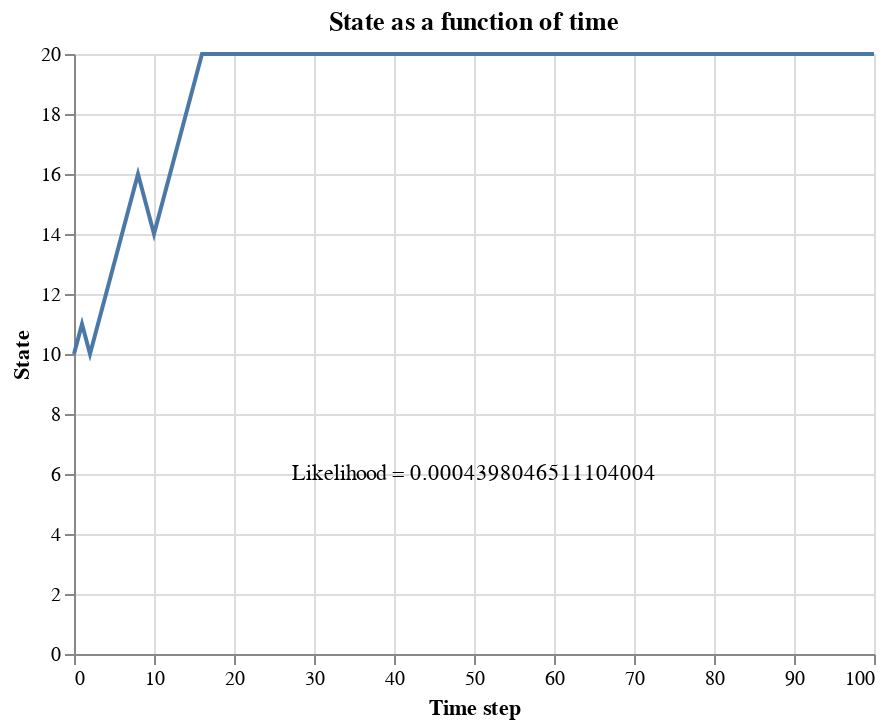

Notebook code for this chart:
### Markdown cell above
The plot below shows the states taken as a function of time for a realized Markov chain under a policy of always going right and the likelihood of the observed sequence of transitions. The likelihood of each individual transition from state i to j is given in the transition matrix above.

### Code cell
always_right_df, always_right_likelihood = simulate_markov_chain(policy="right")

alt.Chart(always_right_df, title="State as a function of time").mark_line().encode(
    x='Time step',
    y='State'
) + alt.Chart({'values':[{'x': 50, 'y': 6}]}).mark_text(
    text='Likelihood = ' + str(always_right_likelihood)
).encode(
    x=alt.X('x:Q',
            title='Time step'), 
    y=alt.Y('y:Q',
            title='State')
)

### Figure 1 — Vega-Lite specification as saved in the notebook (floating-point values rounded to 4 significant figures)
{"config": {"view": {"continuousWidth": 400, "continuousHeight": 300}}, "layer": [{"data": {"name": "data-885c94aeab08190019beceba2fec047e"}, "mark": "line", "encoding": {"x": {"field": "Time step", "type": "quantitative"}, "y": {"field": "State", "type": "quantitative"}}, "title": "State as a function of time"}, {"data": {"name": "data-34fc9f8bffe3e84328cb9aa7dcb7dba1"}, "mark": {"type": "text", "text": "Likelihood = 0.0004398046511104004"}, "encoding": {"x": {"field": "x", "title": "Time step", "type": "quantitative"}, "y": {"field": "y", "title": "State", "type": "quantitative"}}}], "$schema": "https://vega.github.io/schema/vega-lite/v4.17.0.json", "datasets": {"data-885c94aeab08190019beceba2fec047e": [{"Time step": 0, "State": 10}, {"Time step": 1, "State": 11}, {"Time step": 2, "State": 10}, {"Time step": 3, "State": 11}, {"Time step": 4, "State": 12}, {"Time step": 5, "State": 13}, {"Time step": 6, "State": 14}, {"Time step": 7, "State": 15}, {"Time step": 8, "State": 16}, {"Time step": 9, "State": 15}, {"Time step": 10, "State": 14}, {"Time step": 11, "State": 15}, {"Time step": 12, "State": 16}, {"Time step": 13, "State": 17}, {"Time step": 14, "State": 18}, {"Time step": 15, "State": 19}, {"Time step": 16, "State": 20}, {"Time step": 17, "State": 20}, {"Time step": 18, "State": 20}, {"Time step": 19, "State": 20}, {"Time step": 20, "State": 20}, {"Time step": 21, "State": 20}, {"Time step": 22, "State": 20}, {"Time step": 23, "State": 20}, {"Time step": 24, "State": 20}, {"Time step": 25, "State": 20}, {"Time step": 26, "State": 20}, {"Time step": 27, "State": 20}, {"Time step": 28, "State": 20}, {"Time step": 29, "State": 20}, {"Time step": 30, "State": 20}, {"Time step": 31, "State": 20}, {"Time step": 32, "State": 20}, {"Time step": 33, "State": 20}, {"Time step": 34, "State": 20}, {"Time step": 35, "State": 20}, {"Time step": 36, "State": 20}, {"Time step": 37, "State": 20}, {"Time step": 38, "State": 20}, {"Time step": 39, "State": 20}, {"Time step": 40, "State": 20}, {"Time step": 41, "State": 20}, {"Time step": 42, "State": 20}, {"Time step": 43, "State": 20}, {"Time step": 44, "State": 20}, {"Time step": 45, "State": 20}, {"Time step": 46, "State": 20}, {"Time step": 47, "State": 20}, {"Time step": 48, "State": 20}, {"Time step": 49, "State": 20}, {"Time step": 50, "State": 20}, {"Time step": 51, "State": 20}, {"Time step": 52, "State": 20}, {"Time step": 53, "State": 20}, {"Time step": 54, "State": 20}, {"Time step": 55, "State": 20}, {"Time step": 56, "State": 20}, {"Time step": 57, "State": 20}, {"Time step": 58, "State": 20}, {"Time step": 59, "State": 20}, {"Time step": 60, "State": 20}, {"Time step": 61, "State": 20}, {"Time step": 62, "State": 20}, {"Time step": 63, "State": 20}, {"Time step": 64, "State": 20}, {"Time step": 65, "State": 20}, {"Time step": 66, "State": 20}, {"Time step": 67, "State": 20}, {"Time step": 68, "State": 20}, {"Time step": 69, "State": 20}, {"Time step": 70, "State": 20}, {"Time step": 71, "State": 20}, {"Time step": 72, "State": 20}, {"Time step": 73, "State": 20}, {"Time step": 74, "State": 20}, {"Time step": 75, "State": 20}, {"Time step": 76, "State": 20}, {"Time step": 77, "State": 20}, {"Time step": 78, "State": 20}, {"Time step": 79, "State": 20}, {"Time step": 80, "State": 20}, {"Time step": 81, "State": 20}, {"Time step": 82, "State": 20}, {"Time step": 83, "State": 20}, {"Time step": 84, "State": 20}, {"Time step": 85, "State": 20}, {"Time step": 86, "State": 20}, {"Time step": 87, "State": 20}, {"Time step": 88, "State": 20}, {"Time step": 89, "State": 20}, {"Time step": 90, "State": 20}, {"Time step": 91, "State": 20}, {"Time step": 92, "State": 20}, {"Time step": 93, "State": 20}, {"Time step": 94, "State": 20}, {"Time step": 95, "State": 20}, {"Time step": 96, "State": 20}, {"Time step": 97, "State": 20}, {"Time step": 98, "State": 20}, {"Time step": 99, "State": 20}, {"Time step": 100, "State": 20}], "data-34fc9f8bffe3e84328cb9aa7dcb7dba1": [{"x": 50, "y": 6}]}}
